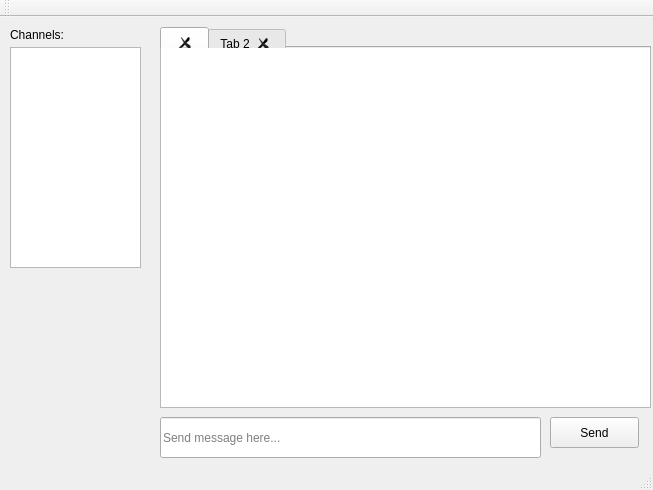
<?xml version="1.0" encoding="UTF-8"?>
<ui version="4.0">
 <class>MainWindow</class>
 <widget class="QMainWindow" name="MainWindow">
  <property name="geometry">
   <rect>
    <x>0</x>
    <y>0</y>
    <width>653</width>
    <height>490</height>
   </rect>
  </property>
  <property name="windowTitle">
   <string>MainWindow</string>
  </property>
  <widget class="QWidget" name="centralWidget">
   <widget class="QPlainTextEdit" name="plainTextEdit_2">
    <property name="geometry">
     <rect>
      <x>160</x>
      <y>30</y>
      <width>491</width>
      <height>361</height>
     </rect>
    </property>
    <property name="readOnly">
     <bool>true</bool>
    </property>
   </widget>
   <widget class="QLineEdit" name="lineEdit_2">
    <property name="geometry">
     <rect>
      <x>160</x>
      <y>400</y>
      <width>381</width>
      <height>41</height>
     </rect>
    </property>
    <property name="text">
     <string/>
    </property>
    <property name="placeholderText">
     <string>Send message here...</string>
    </property>
   </widget>
   <widget class="QPushButton" name="pushButton_2">
    <property name="geometry">
     <rect>
      <x>550</x>
      <y>400</y>
      <width>89</width>
      <height>31</height>
     </rect>
    </property>
    <property name="text">
     <string>Send</string>
    </property>
   </widget>
   <widget class="QListWidget" name="listWidget">
    <property name="enabled">
     <bool>true</bool>
    </property>
    <property name="geometry">
     <rect>
      <x>10</x>
      <y>30</y>
      <width>131</width>
      <height>221</height>
     </rect>
    </property>
   </widget>
   <widget class="QLabel" name="label">
    <property name="geometry">
     <rect>
      <x>10</x>
      <y>10</y>
      <width>60</width>
      <height>16</height>
     </rect>
    </property>
    <property name="text">
     <string>Channels:</string>
    </property>
   </widget>
   <widget class="QTabWidget" name="tabWidget">
    <property name="geometry">
     <rect>
      <x>160</x>
      <y>10</y>
      <width>491</width>
      <height>21</height>
     </rect>
    </property>
    <property name="currentIndex">
     <number>0</number>
    </property>
    <property name="tabsClosable">
     <bool>true</bool>
    </property>
    <widget class="QWidget" name="tab">
     <attribute name="title">
      <string/>
     </attribute>
    </widget>
    <widget class="QWidget" name="tab_2">
     <attribute name="title">
      <string>Tab 2</string>
     </attribute>
    </widget>
   </widget>
  </widget>
  <widget class="QToolBar" name="mainToolBar">
   <attribute name="toolBarArea">
    <enum>TopToolBarArea</enum>
   </attribute>
   <attribute name="toolBarBreak">
    <bool>false</bool>
   </attribute>
  </widget>
  <widget class="QStatusBar" name="statusBar"/>
  <action name="actionAngela_s_IRC">
   <property name="text">
    <string>Angela's IRC</string>
   </property>
  </action>
 </widget>
 <layoutdefault spacing="6" margin="11"/>
 <resources/>
 <connections/>
</ui>
